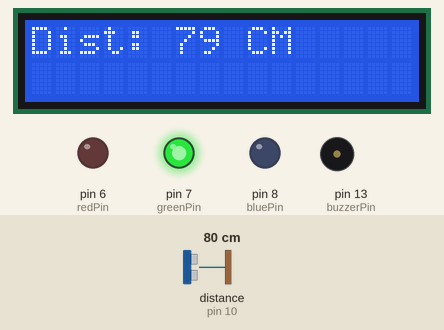
A sketch run on a simulated Arduino Uno, built with avr-gcc and run on an emulated ATmega328P. Parts: 16×2 character LCD, output pins drawn as LEDs (lit = HIGH), buzzer (waves = sounding). Wiring (inferred from the names in the program): ultrasonic range finder: trigger pin 9; echo pin 10. The test bench sets the inputs (shaded band); at power-on: distance to the obstacle (sensor on pin 10) 80 cm. The echo pulse lasts 58.3 µs per cm; pins used as bus, display or sensor lines are not drawn.

Above: at 3.2 s.
3.3 s: distance to the obstacle (sensor on pin 10) set to 28 cm
At 4.7 s:
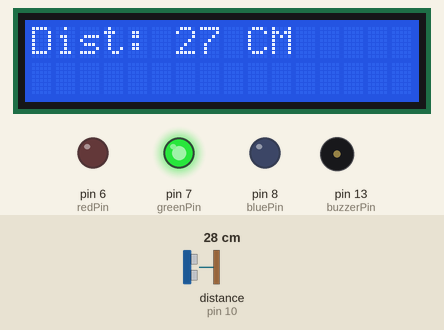
5.0 s: distance to the obstacle (sensor on pin 10) set to 24 cm
At 6.0 s:
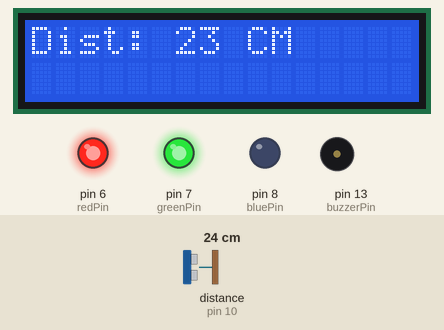
8.0 s: distance to the obstacle (sensor on pin 10) set to 12 cm
At 8.56 s:
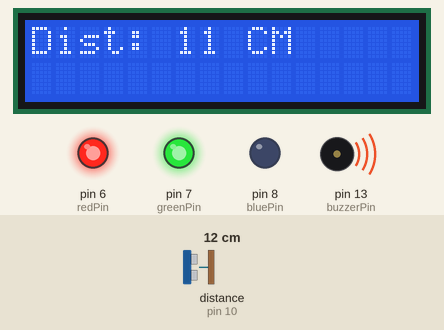
10.2 s: distance to the obstacle (sensor on pin 10) set to 9 cm
At 11.2 s:
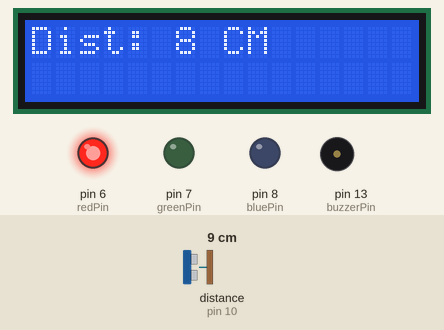
13.2 s: distance to the obstacle (sensor on pin 10) set to 5 cm
At 13.48 s:
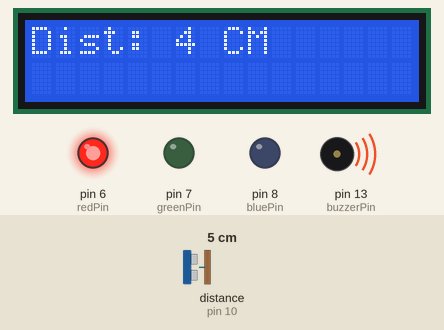
14.9 s: distance to the obstacle (sensor on pin 10) set to 2 cm
At 15.9 s:
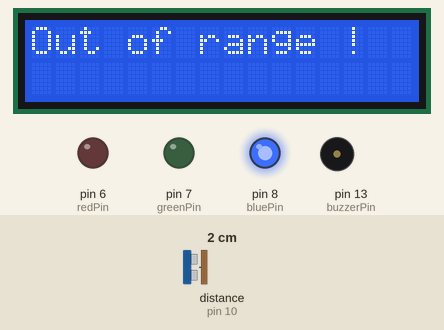
Timing chart, 0 to 17.9 s (numbered marks = the images above; inputs shaded):
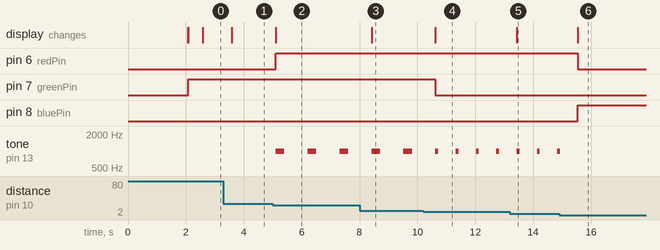

Measured:
- the behaviour switches between 26 and 25 cm on distance to the obstacle (sensor on pin 10) (found by bisection; images 1 and 2)
- the behaviour switches between 11 and 10 cm on distance to the obstacle (sensor on pin 10) (found by bisection; images 3 and 4)
- the behaviour switches between 4 and 3 cm on distance to the obstacle (sensor on pin 10) (found by bisection; images 5 and 6)
- after the input at 3.3 s, the display: changes after 0.29 s (image 1)
- after the input at 5.0 s, pin 6 (redPin): LOW → HIGH after 0.10 s; tone on pin 13 (buzzerPin): alternates 1000 Hz for 0.30 s and silent for 0.80 s, starting after 0.10 s; the display: changes after 0.10 s (image 2)
- after the input at 8.0 s, the display: changes after 0.42 s (image 3)
- after the input at 10.2 s, pin 7 (greenPin): HIGH → LOW after 0.42 s; tone on pin 13 (buzzerPin): alternates 1000 Hz for 0.10 s and silent for 0.60 s, starting after 0.52 s; the display: changes after 0.42 s (image 4)
- after the input at 13.2 s, the display: changes after 0.23 s (image 5)
- after the input at 14.9 s, pin 6 (redPin): HIGH → LOW after 0.64 s; pin 8 (bluePin): LOW → HIGH after 0.64 s; tone on pin 13 (buzzerPin): goes on until 14.9 s, then stays silent; the display: changes after 0.64 s (image 6)

The sketch:

arduino-distance-sensor.ino
```cpp
#include <LiquidCrystal.h>

const int rs = 12, en = 11, d4 = 5, d5 = 4, d6 = 3, d7 = 2;
LiquidCrystal lcd(rs, en, d4, d5, d6, d7);

const int trigPin = 9;;
const int echoPin = 10;
const int redPin = 6;
const int greenPin = 7;
const int bluePin = 8;
const int buzzerPin = 13;

void setColor(int red, int green , int blue){
  analogWrite(redPin, red);
  analogWrite(greenPin, green);
  analogWrite(bluePin, blue);
}

void beep (int duration){
  tone (buzzerPin, 1000);
  delay (duration);
  noTone(buzzerPin);
  delay (duration);
}

void setup() {
  lcd.begin(16, 2);
  pinMode(trigPin, OUTPUT);
  pinMode(echoPin, INPUT);
  pinMode(redPin, OUTPUT);
  pinMode(greenPin, OUTPUT);
  pinMode(bluePin, OUTPUT);
  pinMode(buzzerPin, OUTPUT);
  lcd.print("Distance Meter");
  delay(2000);
  lcd.clear();

}

void loop() {
  digitalWrite(trigPin, LOW);
  delayMicroseconds(2);
  digitalWrite(trigPin, HIGH);
  delayMicroseconds(10);
  digitalWrite(trigPin, LOW);

  long duration = pulseIn(echoPin, HIGH);
  int distance = duration * 0.034 / 2;

  lcd.setCursor(0, 0);
  if (distance > 2 && distance < 400) {
  lcd.print("Dist: ");
  lcd.print(distance);
  lcd.print(" CM  ");

  if (distance < 10){
    setColor(255, 0 , 0);
    beep(100);
  }
  else if(distance < 25){
    setColor(255, 165, 0);
    beep(300);
  }else {
    setColor(0, 255, 0);
    noTone(buzzerPin);
  }
  } else {
    lcd.print ("Out of range !   ");
    setColor (0, 0, 255);
    noTone(buzzerPin);
  }
  delay(500);
}
```
